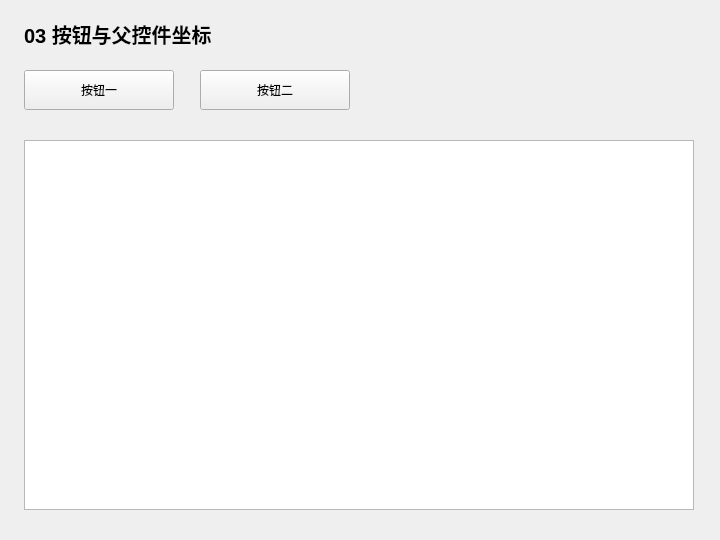
<?xml version="1.0" encoding="UTF-8"?>
<ui version="4.0">
 <class>Widget</class>
 <widget class="QWidget" name="Widget">
  <property name="geometry">
   <rect>
    <x>0</x>
    <y>0</y>
    <width>720</width>
    <height>540</height>
   </rect>
  </property>
  <property name="windowTitle">
   <string>03 按钮与父控件坐标</string>
  </property>
  <widget class="QLabel" name="headingLabel">
   <property name="geometry">
    <rect>
     <x>24</x>
     <y>18</y>
     <width>670</width>
     <height>32</height>
    </rect>
   </property>
   <property name="text">
    <string>03 按钮与父控件坐标</string>
   </property>
   <property name="font">
    <font>
     <pointsize>15</pointsize>
     <bold>true</bold>
    </font>
   </property>
  </widget>
  <widget class="QPlainTextEdit" name="outputEdit">
   <property name="geometry">
    <rect>
     <x>24</x>
     <y>140</y>
     <width>670</width>
     <height>370</height>
    </rect>
   </property>
   <property name="readOnly">
    <bool>true</bool>
   </property>
  </widget>
  <widget class="QPushButton" name="firstButton">
   <property name="geometry">
    <rect>
     <x>24</x>
     <y>70</y>
     <width>150</width>
     <height>40</height>
    </rect>
   </property>
   <property name="text">
    <string>按钮一</string>
   </property>
  </widget>
  <widget class="QPushButton" name="secondButton">
   <property name="geometry">
    <rect>
     <x>200</x>
     <y>70</y>
     <width>150</width>
     <height>40</height>
    </rect>
   </property>
   <property name="text">
    <string>按钮二</string>
   </property>
  </widget>
 </widget>
 <resources />
 <connections />
</ui>
